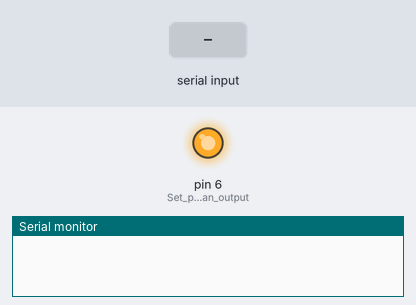
Bench run of a sketch on a simulated Arduino Uno, built with avr-gcc and run on an emulated ATmega328P. On the bench: output pins drawn as LEDs (lit = HIGH), the last lines printed to the serial monitor. The inputs (shaded band) are chosen by the test bench.

Above: at 1.2 s.
1.3 s: "A" received over Serial
At 1.6 s:
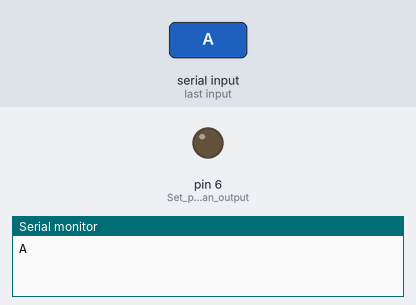
2.8 s: "B" received over Serial
At 4.0 s:
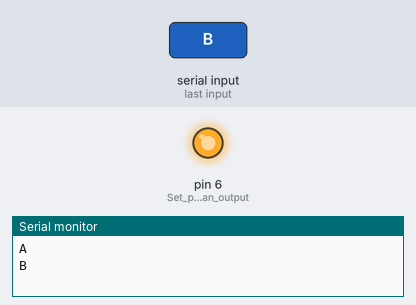
Timing chart, 0 to 5.8 s (numbered marks = the images above; inputs shaded):
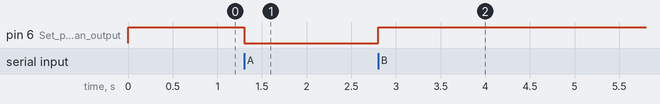

Measured:
- after the input at 1.3 s, pin 6 (Set_pin_13_as_an_output): HIGH → LOW at once
- after the input at 2.8 s, pin 6 (Set_pin_13_as_an_output): LOW → HIGH at once

The sketch:

bluetooth_relay.ino
```cpp
char receivedChar;

void setup() {
  Serial.begin(9600);
  pinMode(6, OUTPUT); // Set pin 13 as an output
   digitalWrite(6, HIGH);
}

void loop() {
  if (Serial.available() > 0) {
    receivedChar = Serial.read(); // Read a character from Bluetooth
    Serial.println(receivedChar);
    // Check the received character
    if (receivedChar == 'A') {
      digitalWrite(6, LOW); // Set pin 13 HIGH

    } else if (receivedChar == 'B') {
      digitalWrite(6, HIGH); // Set pin 13 LOW

    } else{
      digitalWrite(6, HIGH);
    }

  }
}
```
